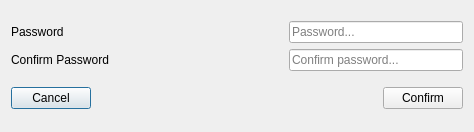
<?xml version="1.0" encoding="UTF-8"?>
<ui version="4.0">
 <class>PasswordConfirmation</class>
 <widget class="QDialog" name="PasswordConfirmation">
  <property name="geometry">
   <rect>
    <x>0</x>
    <y>0</y>
    <width>474</width>
    <height>132</height>
   </rect>
  </property>
  <property name="windowTitle">
   <string>Dialog</string>
  </property>
  <layout class="QVBoxLayout" name="verticalLayout">
   <item>
    <layout class="QGridLayout" name="gridLayout">
     <item row="0" column="0">
      <widget class="QLabel" name="label">
       <property name="text">
        <string>Password</string>
       </property>
      </widget>
     </item>
     <item row="0" column="1">
      <spacer name="horizontalSpacer">
       <property name="orientation">
        <enum>Qt::Orientation::Horizontal</enum>
       </property>
       <property name="sizeHint" stdset="0">
        <size>
         <width>40</width>
         <height>20</height>
        </size>
       </property>
      </spacer>
     </item>
     <item row="0" column="2">
      <widget class="QLineEdit" name="lineEdit">
       <property name="placeholderText">
        <string>Password...</string>
       </property>
      </widget>
     </item>
     <item row="1" column="0">
      <widget class="QLabel" name="label_2">
       <property name="text">
        <string>Confirm Password</string>
       </property>
      </widget>
     </item>
     <item row="1" column="2">
      <widget class="QLineEdit" name="lineEdit_2">
       <property name="placeholderText">
        <string>Confirm password...</string>
       </property>
      </widget>
     </item>
     <item row="1" column="1">
      <spacer name="horizontalSpacer_2">
       <property name="orientation">
        <enum>Qt::Orientation::Horizontal</enum>
       </property>
       <property name="sizeHint" stdset="0">
        <size>
         <width>40</width>
         <height>20</height>
        </size>
       </property>
      </spacer>
     </item>
    </layout>
   </item>
   <item>
    <layout class="QHBoxLayout" name="horizontalLayout">
     <item>
      <widget class="QPushButton" name="pushButton">
       <property name="text">
        <string>Cancel</string>
       </property>
      </widget>
     </item>
     <item>
      <spacer name="horizontalSpacer_3">
       <property name="orientation">
        <enum>Qt::Orientation::Horizontal</enum>
       </property>
       <property name="sizeHint" stdset="0">
        <size>
         <width>40</width>
         <height>20</height>
        </size>
       </property>
      </spacer>
     </item>
     <item>
      <widget class="QPushButton" name="pushButton_2">
       <property name="text">
        <string>Confirm</string>
       </property>
      </widget>
     </item>
    </layout>
   </item>
  </layout>
 </widget>
 <resources/>
 <connections/>
</ui>
